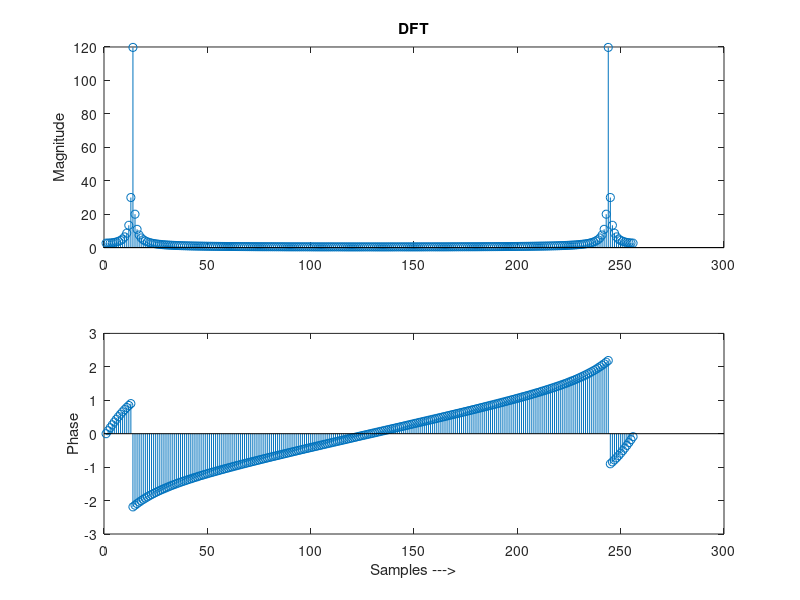
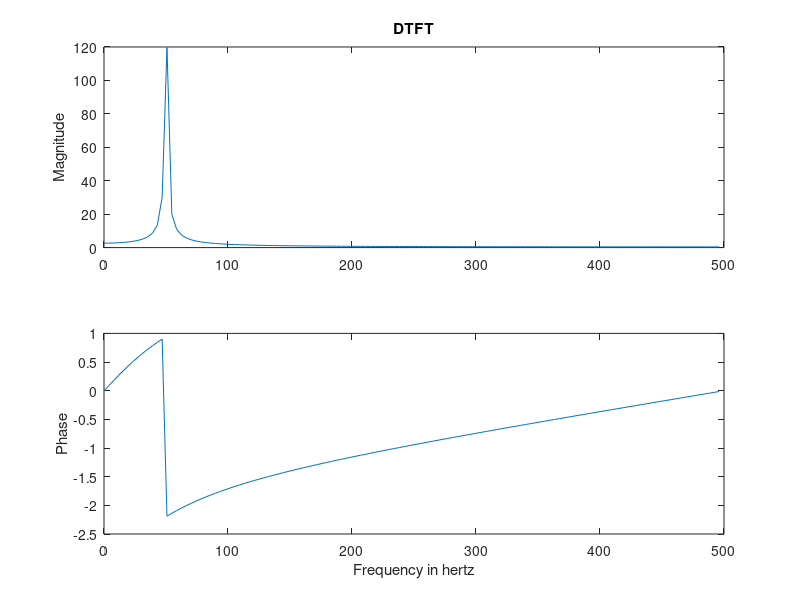

Write MATLAB code to recreate these figures, in order.
f = 50; Fs = 1000;
t = 0:(1/Fs):(20/f); % 20 cycles of input
x = sin(2*pi*f*t); 
X = fft(x,256); % 256-point DFT
subplot(211); stem(abs(X)); 
ylabel('Magnitude'); title('DFT');
subplot(212); stem(angle(X)); 
ylabel('Phase'); xlabel('Samples --->')
L = length(X)/2; % take half of the samples (0 to pi radians)
f = (0:(L-1))/L*(Fs/2); % convert sample numbers into frequency in Hz
figure; subplot(211); plot(f,abs(X(1:L))); 
ylabel('Magnitude'); title('DTFT');
subplot(212); plot(f,angle(X(1:L))); 
ylabel('Phase'); xlabel('Frequency in hertz');